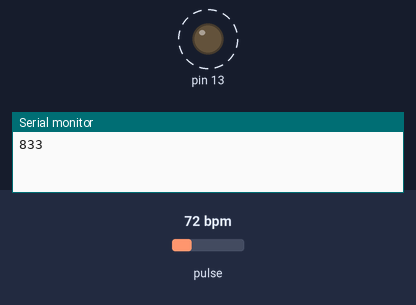
The sketch below on a simulated Arduino Uno, built with avr-gcc and run on an emulated ATmega328P. Parts: output pins drawn as LEDs (lit = HIGH), the last lines printed to the serial monitor. Dashed ring = blinking. Inputs (shaded band) come from the test bench; at power-on: pulse 72 bpm.

Above: at 1.2 s.
1.3 s: pulse set to 42 bpm
At 3.4 s:
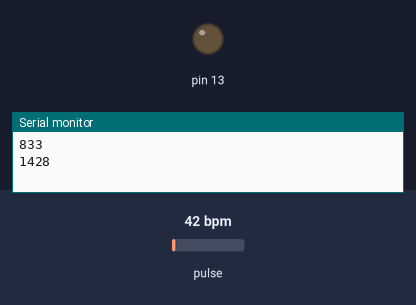
3.7 s: pulse set to 100 bpm
At 4.42 s:
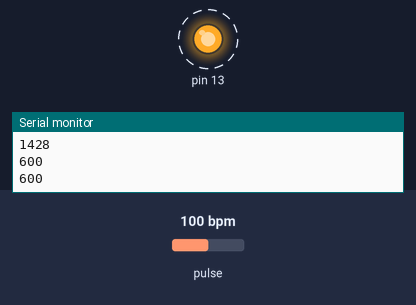
Timing chart, 0 to 12.7 s (numbered marks = the images above; inputs shaded):
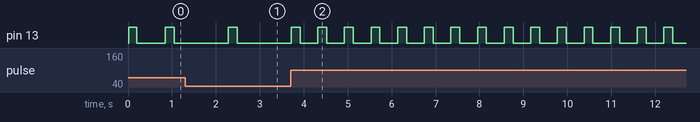

Measured:
- after the input at 3.7 s, pin 13: alternates HIGH for 0.20 s and LOW for 0.40 s, starting after 0.62 s

The sketch:

ardPS.ino
```cpp
#define USE_ARDUINO_INTERRUPTS true
#include <PulseSensorPlayground.h>

const int PULSE_INPUT = A0;
const int PULSE_BLINK = 13;
const int THRESHOLD = 550;

PulseSensorPlayground pulseSensor;

void setup() {

  Serial.begin(115200);

  pulseSensor.analogInput(PULSE_INPUT);
  pulseSensor.blinkOnPulse(PULSE_BLINK);
  pulseSensor.setThreshold(THRESHOLD);

  pulseSensor.begin();


}

void loop() {
  delay(20);

  if (pulseSensor.sawStartOfBeat()) {
   Serial.println(pulseSensor.getInterBeatIntervalMs());
  }


}
```
